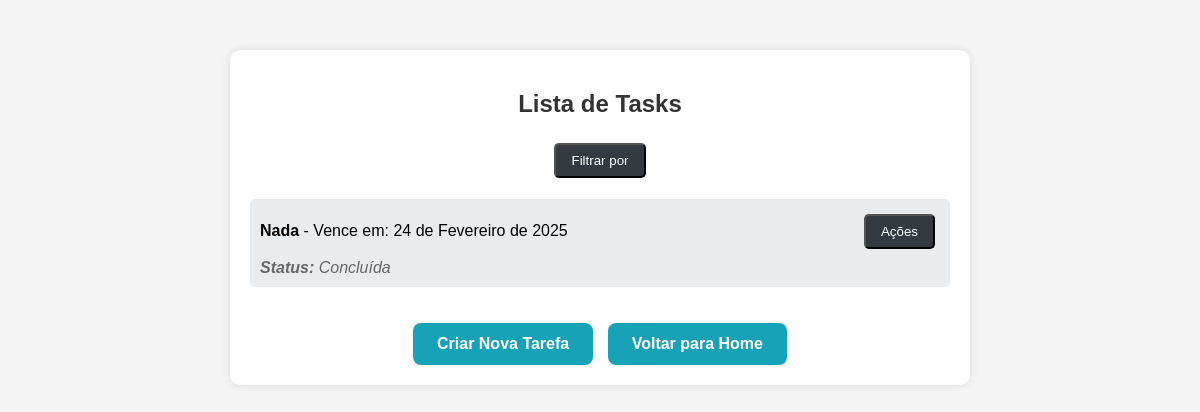
The app's page /user/tasks/?status=done (signed in) with its own data.
### student_portal/models.py (models this page shows, shortened)
class Task(models.Model):
    user = models.ForeignKey("User", on_delete=models.CASCADE, related_name="tasks")
    title = models.CharField(max_length=200)
    description = models.TextField(blank=True)
    due_date = models.DateField()
    completed = models.BooleanField(default=False)
    completed_at = models.DateField(null=True, blank=True)

### student_portal/views.py (the view)
# urls.py: path('user/tasks/', task_list, name='task_list'),
@login_required
def task_list(request):
    filter_status = request.GET.get('status')
    tasks = Task.objects.filter(user=request.user)
    now = timezone.now()
    if filter_status == 'todo':
        tasks = tasks.filter(completed=False, due_date__gt=now)
    elif filter_status == 'overdue':
        tasks = tasks.filter(completed=False, due_date__lte=now)
    elif filter_status == 'done':
        tasks = tasks.filter(completed=True)
    return render(request, 'tasks/task_list.html', {"tasks": tasks})

### student_portal/templates/tasks/task_list.html (shortened to what this page needs)
<!DOCTYPE html>
<html lang="pt-br">
<head>
</head>
<body>
    <div class="container">
        <h2>Lista de Tasks</h2>
        <div class="filter-container">
            <button class="filter-button" onclick="toggleMenu('filter-menu')">Filtrar por</button>
        </div>
        <ul class="task-list">
            {% for task in tasks %}
            <li class="task-item">
                <div class="task-header">
                    <span>
                        <strong>{{ task.title }}</strong>
                        {% if task.due_date %}
                            - Vence em: {{ task.due_date }}
                        {% endif %}
                    </span>
                    <div class="task-actions-container">
                        <button class="task-actions-button" onclick="toggleMenu('task-actions-menu-{{ task.pk }}')">Ações</button>
                    </div>
                </div>
                <div class="task-status">
                    <strong>Status:</strong> {% if task.completed %} Concluída {% else %} Pendente {% endif %}
                </div>
            </li>
            {% endfor %}
        </ul>
        <a class="new-task" href="{% url 'task_new' %}">Criar Nova Tarefa</a>
        <a class="back-home" href="{% url 'home' %}">Voltar para Home</a>
    </div>
</body>
</html>

### student_portal/templates/tasks/task_list.html (style rules this page uses)
body { font-family: Arial, sans-serif; background-color: #f4f4f4; text-align: center; margin: 0; padding: 0; }
.container { max-width: 700px; background: white; margin: 50px auto; padding: 20px; border-radius: 10px; box-shadow: 0px 0px 10px rgba(0, 0, 0, 0.1); font-family: Arial, sans-serif; }
h2 { color: #333; }
.filter-container, .task-actions-container { position: relative; display: inline-block; }
.filter-button, .task-actions-button { background: #343a40; color: #fff; text-decoration: none; padding: 8px 15px; border-radius: 5px; margin: 5px; transition: background 0.3s; cursor: pointer; font-family: Arial, sans-serif; }
.task-list { list-style: none; padding: 0; font-family: Arial, sans-serif; }
.task-item { background: #e9ecef; padding: 10px; margin: 10px 0; border-radius: 5px; display: flex; flex-direction: column; align-items: flex-start; font-family: Arial, sans-serif; }
.task-header { display: flex; width: 100%; justify-content: space-between; align-items: center; }
.task-status { margin-top: 5px; font-style: italic; color: #666; font-family: Arial, sans-serif; }
.new-task, .back-home { display: inline-block; margin-top: 20px; text-decoration: none; color: white; padding: 12px 24px; border-radius: 8px; font-size: 16px; font-weight: bold; transition: background 0.3s, transform 0.2s; font-family: Arial, sans-serif; }
.new-task { background: #17a2b8; }
.back-home { background: #17a2b8; margin-left: 10px; }

### records on screen
Task: title "Nada", due_date "24 de Fevereiro de 2025", completed "Concluída"
